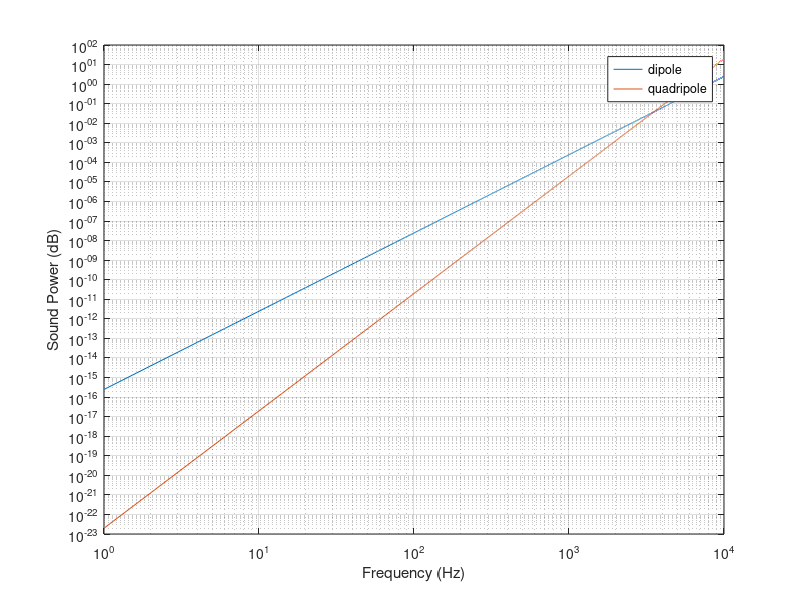

Recreate this plot in MATLAB.
clear all; close all; clc;
p=1.2;
c=343;
f=0:10000;
k=(2*pi*f)/343;
Q=10^-3;
h=0.01;
% h=linspace(0.0001,1,length(f));

Pa_dipole=(p*c*h.^2.*k.^4*abs(Q)^2)/(6*pi);
Pa_quadrupole=(2*p*c*h.^4.*k.^6*abs(Q)^2)/(5*pi);

figure
plot(f,Pa_dipole,f,Pa_quadrupole)
set(gca, 'XScale', 'log','YScale','log')
legend('dipole','quadripole')
xlabel('Frequency (Hz)')
ylabel('Sound Power (dB)')
grid on